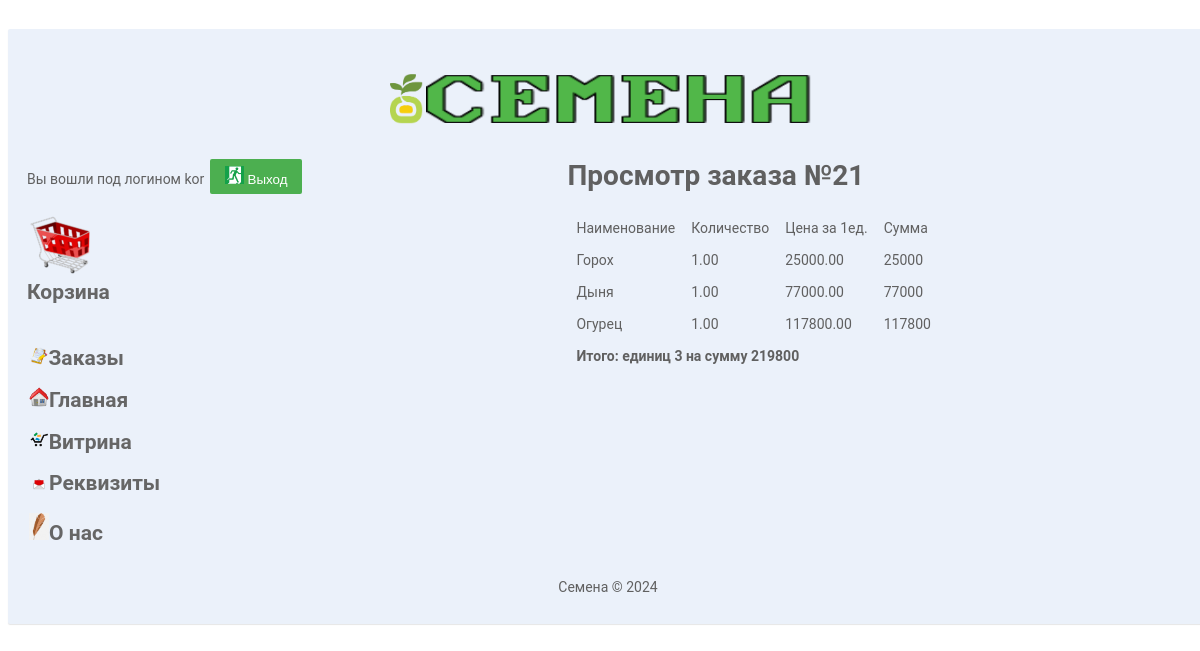
The page /user_items.php?ord_id=21 (signed in) on the database its author committed.
### tables this page shows
CREATE TABLE `items` (
  `id` int(11) NOT NULL AUTO_INCREMENT,
  `ord_id` int(11) DEFAULT NULL,
  `product_id` int(11) DEFAULT NULL,
  `amount` decimal(10,2) DEFAULT NULL,
  `price` decimal(10,2) DEFAULT NULL,
  `user_id` int(11) NOT NULL,
  PRIMARY KEY (`id`)
);

CREATE TABLE `products` (
  `id` int(11) NOT NULL AUTO_INCREMENT,
  `name` varchar(200) DEFAULT NULL,
  `descr` text,
  `cat_id` int(11) DEFAULT NULL,
  `price` decimal(10,2) DEFAULT NULL,
  `discount_id` int(11) NOT NULL COMMENT 'id акции или скидки',
  `date_add` datetime NOT NULL DEFAULT CURRENT_TIMESTAMP,
  `weight` int(11) NOT NULL COMMENT 'масса',
  `length` int(11) NOT NULL COMMENT 'длина',
  `width` int(11) NOT NULL COMMENT 'ширина',
  `height` int(11) NOT NULL COMMENT 'высота',
  `amount` int(11) NOT NULL COMMENT 'количество',
  PRIMARY KEY (`id`)
);

### user_items.php (the view, shortened to what this page needs)
<?php
	include "scripts.php";
	$con=connect();
	$ord_id=abs(intval(trim($_GET['ord_id'])));
	$title="Просмотр заказа №$ord_id";
	$table='items';
?>
<html>
<head>
	<link rel="stylesheet" type="text/css" href="style.css">
</head>
<body>
<table id="main_table">
	<tr>
		<td colspan=2 style="text-align:center">
			<?php
				include('top.php');
			?>
		</td>
	</tr>
	<tr>
		<td width="300px" class="menu2">
			<?php
				include('menu.php');
			?>
		</td>
		<td width="300px" class="content">
<h1><?php echo $title;?></h1>
<?php
	$query="
		SELECT
			`$table`.`id`,
			`$table`.`ord_id`,
			`products`.`name`,
			`$table`.`amount`,
			`$table`.`price`
		FROM
			`$table`
		LEFT JOIN
			`products` ON `products`.`id`=`$table`.`product_id`
		LEFT JOIN
			`users` ON `users`.`id`=`$table`.`user_id`
		WHERE 1
			AND `users`.`id`='".$_SESSION['id']."'
			AND `items`.`ord_id`='$ord_id'
	";
	$sum=0;
	$amount=0;
	$res=mysqli_query($con, $query) or die(mysqli_error($con));
	echo '
	<table border=0>
		<thead>
		<tr>
			<td>Наименование</td>
			<td>Количество</td>
			<td>Цена за 1ед.</td>
			<td>Сумма</td>
		</tr>
		</thead>
		<tbody>
	';
	while ($row=mysqli_fetch_array($res, MYSQLI_BOTH)) {
		$sum+=round($row['price']*$row['amount'], 2);
		$amount+=$row['amount'];
		echo "
		<tr>
			<td>$row[name]</td>
			<td>$row[amount]</td>
			<td>$row[price]</td>
			<td>".(round($row['price']*$row['amount'], 2))."</td>
		</tr>
		";
	};
	echo "
	<tr>
		<td colspan='4'>
			<b>Итого: единиц $amount на сумму $sum</b>
		</td>
	</tr>
	</tbody></table>";
?>
		</td>
	</tr>
	<tr>
		<td colspan=2>
			<?php
				include('footer.php');
			?>
		</td>
	</tr>
</table>
</body>
</html>

### style.css (style rules this page uses)
body { width: 100%; font-family: Roboto,sans-serif; font-size: 14px; line-height: 1.42857143; color: #606060; text-align: center; padding-top:1%; }
#main_table { background: #EBF1FA; padding:20px 10px; border-radius:2px; box-shadow: 0 1px 1px rgba(0,0,0,.1); margin-right: auto; margin-left: auto; margin-top:9px; width: 1200px; }
td { font-size: 14px; text-align: left; padding:7px; }
.content { vertical-align:top; align:left; }
.menu2 { vertical-align:top; }
table { background: #EBF1FA; }

### rows shown on the page
items: product.name "Горох", amount "1.00", price "25000.00", $row['price']*$row['amount'] "25000"
items: product.name "Дыня", amount "1.00", price "77000.00", $row['price']*$row['amount'] "77000"
items: product.name "Огурец", amount "1.00", price "117800.00", $row['price']*$row['amount'] "117800"

### other values the page prints
$_SESSION['login'] "kor"
$title "Просмотр заказа №21"
$amount "3"
$sum "219800"
